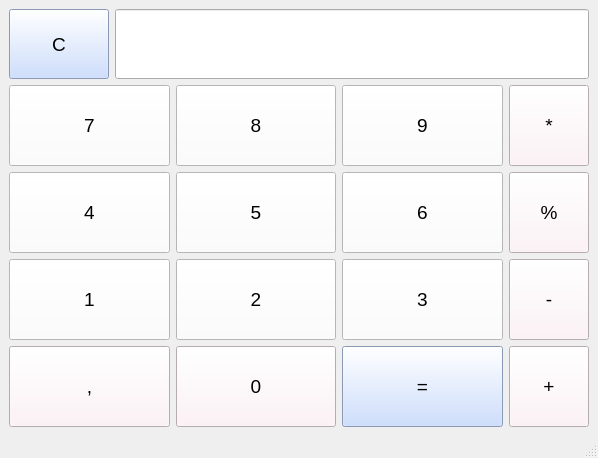
<?xml version="1.0" encoding="UTF-8"?>
<ui version="4.0">
 <class>MainWindow</class>
 <widget class="QMainWindow" name="MainWindow">
  <property name="geometry">
   <rect>
    <x>0</x>
    <y>0</y>
    <width>598</width>
    <height>458</height>
   </rect>
  </property>
  <property name="sizePolicy">
   <sizepolicy hsizetype="Expanding" vsizetype="Expanding">
    <horstretch>0</horstretch>
    <verstretch>0</verstretch>
   </sizepolicy>
  </property>
  <property name="windowTitle">
   <string>MainWindow</string>
  </property>
  <widget class="QWidget" name="centralwidget">
   <layout class="QGridLayout" name="gridLayout_2">
    <item row="2" column="0">
     <layout class="QGridLayout" name="gridLayout">
      <item row="1" column="0">
       <layout class="QGridLayout" name="gridLayout_3">
        <item row="5" column="1">
         <widget class="QPushButton" name="pushButton_6">
          <property name="sizePolicy">
           <sizepolicy hsizetype="Expanding" vsizetype="Expanding">
            <horstretch>0</horstretch>
            <verstretch>0</verstretch>
           </sizepolicy>
          </property>
          <property name="font">
           <font>
            <pointsize>14</pointsize>
            <weight>50</weight>
            <italic>false</italic>
            <bold>false</bold>
           </font>
          </property>
          <property name="styleSheet">
           <string notr="true">background-color: rgb(255, 255, 255)</string>
          </property>
          <property name="text">
           <string>2</string>
          </property>
         </widget>
        </item>
        <item row="11" column="3">
         <widget class="QPushButton" name="pushButton_16">
          <property name="sizePolicy">
           <sizepolicy hsizetype="Minimum" vsizetype="Expanding">
            <horstretch>0</horstretch>
            <verstretch>0</verstretch>
           </sizepolicy>
          </property>
          <property name="font">
           <font>
            <pointsize>14</pointsize>
            <weight>50</weight>
            <italic>false</italic>
            <bold>false</bold>
           </font>
          </property>
          <property name="styleSheet">
           <string notr="true">background-color: rgb(255, 239, 245)</string>
          </property>
          <property name="text">
           <string>+</string>
          </property>
         </widget>
        </item>
        <item row="5" column="2">
         <widget class="QPushButton" name="pushButton_8">
          <property name="sizePolicy">
           <sizepolicy hsizetype="Expanding" vsizetype="Expanding">
            <horstretch>0</horstretch>
            <verstretch>0</verstretch>
           </sizepolicy>
          </property>
          <property name="font">
           <font>
            <pointsize>14</pointsize>
            <weight>50</weight>
            <italic>false</italic>
            <bold>false</bold>
           </font>
          </property>
          <property name="styleSheet">
           <string notr="true">background-color: rgb(255, 255, 255)</string>
          </property>
          <property name="text">
           <string>3</string>
          </property>
         </widget>
        </item>
        <item row="4" column="2">
         <widget class="QPushButton" name="pushButton_9">
          <property name="sizePolicy">
           <sizepolicy hsizetype="Expanding" vsizetype="Expanding">
            <horstretch>0</horstretch>
            <verstretch>0</verstretch>
           </sizepolicy>
          </property>
          <property name="font">
           <font>
            <pointsize>14</pointsize>
            <weight>50</weight>
            <italic>false</italic>
            <bold>false</bold>
           </font>
          </property>
          <property name="styleSheet">
           <string notr="true">background-color: rgb(255, 255, 255)</string>
          </property>
          <property name="text">
           <string>6</string>
          </property>
         </widget>
        </item>
        <item row="5" column="3">
         <widget class="QPushButton" name="pushButton_14">
          <property name="sizePolicy">
           <sizepolicy hsizetype="Minimum" vsizetype="Expanding">
            <horstretch>0</horstretch>
            <verstretch>0</verstretch>
           </sizepolicy>
          </property>
          <property name="font">
           <font>
            <pointsize>14</pointsize>
            <weight>50</weight>
            <italic>false</italic>
            <bold>false</bold>
           </font>
          </property>
          <property name="styleSheet">
           <string notr="true">background-color: rgb(255, 239, 245)</string>
          </property>
          <property name="text">
           <string>-</string>
          </property>
         </widget>
        </item>
        <item row="11" column="0">
         <widget class="QPushButton" name="pushButton_3">
          <property name="sizePolicy">
           <sizepolicy hsizetype="Expanding" vsizetype="Expanding">
            <horstretch>0</horstretch>
            <verstretch>0</verstretch>
           </sizepolicy>
          </property>
          <property name="font">
           <font>
            <pointsize>14</pointsize>
            <weight>50</weight>
            <italic>false</italic>
            <bold>false</bold>
           </font>
          </property>
          <property name="styleSheet">
           <string notr="true">background-color: rgb(255, 239, 245)</string>
          </property>
          <property name="text">
           <string>,</string>
          </property>
         </widget>
        </item>
        <item row="4" column="0">
         <widget class="QPushButton" name="pushButton_11">
          <property name="sizePolicy">
           <sizepolicy hsizetype="Expanding" vsizetype="Expanding">
            <horstretch>0</horstretch>
            <verstretch>0</verstretch>
           </sizepolicy>
          </property>
          <property name="font">
           <font>
            <pointsize>14</pointsize>
            <weight>50</weight>
            <italic>false</italic>
            <bold>false</bold>
           </font>
          </property>
          <property name="styleSheet">
           <string notr="true">background-color: rgb(255, 255, 255)</string>
          </property>
          <property name="text">
           <string>4</string>
          </property>
         </widget>
        </item>
        <item row="5" column="0">
         <widget class="QPushButton" name="pushButton_7">
          <property name="sizePolicy">
           <sizepolicy hsizetype="Expanding" vsizetype="Expanding">
            <horstretch>0</horstretch>
            <verstretch>0</verstretch>
           </sizepolicy>
          </property>
          <property name="font">
           <font>
            <pointsize>14</pointsize>
            <weight>50</weight>
            <italic>false</italic>
            <bold>false</bold>
           </font>
          </property>
          <property name="styleSheet">
           <string notr="true">background-color: rgb(255, 255, 255)</string>
          </property>
          <property name="text">
           <string>1</string>
          </property>
         </widget>
        </item>
        <item row="4" column="3">
         <widget class="QPushButton" name="pushButton_13">
          <property name="sizePolicy">
           <sizepolicy hsizetype="Minimum" vsizetype="Expanding">
            <horstretch>0</horstretch>
            <verstretch>0</verstretch>
           </sizepolicy>
          </property>
          <property name="font">
           <font>
            <pointsize>14</pointsize>
            <weight>50</weight>
            <italic>false</italic>
            <bold>false</bold>
           </font>
          </property>
          <property name="styleSheet">
           <string notr="true">background-color: rgb(255, 239, 245)</string>
          </property>
          <property name="text">
           <string>%</string>
          </property>
         </widget>
        </item>
        <item row="1" column="1">
         <widget class="QPushButton" name="pushButton_4">
          <property name="sizePolicy">
           <sizepolicy hsizetype="Expanding" vsizetype="Expanding">
            <horstretch>0</horstretch>
            <verstretch>0</verstretch>
           </sizepolicy>
          </property>
          <property name="font">
           <font>
            <pointsize>14</pointsize>
            <weight>50</weight>
            <italic>false</italic>
            <bold>false</bold>
           </font>
          </property>
          <property name="styleSheet">
           <string notr="true">background-color: rgb(255, 255, 255)</string>
          </property>
          <property name="text">
           <string>8</string>
          </property>
         </widget>
        </item>
        <item row="4" column="1">
         <widget class="QPushButton" name="pushButton_10">
          <property name="sizePolicy">
           <sizepolicy hsizetype="Expanding" vsizetype="Expanding">
            <horstretch>0</horstretch>
            <verstretch>0</verstretch>
           </sizepolicy>
          </property>
          <property name="font">
           <font>
            <pointsize>14</pointsize>
            <weight>50</weight>
            <italic>false</italic>
            <bold>false</bold>
           </font>
          </property>
          <property name="styleSheet">
           <string notr="true">background-color: rgb(255, 255, 255)</string>
          </property>
          <property name="text">
           <string>5</string>
          </property>
         </widget>
        </item>
        <item row="1" column="2">
         <widget class="QPushButton" name="pushButton_5">
          <property name="sizePolicy">
           <sizepolicy hsizetype="Expanding" vsizetype="Expanding">
            <horstretch>0</horstretch>
            <verstretch>0</verstretch>
           </sizepolicy>
          </property>
          <property name="font">
           <font>
            <pointsize>14</pointsize>
            <weight>50</weight>
            <italic>false</italic>
            <bold>false</bold>
           </font>
          </property>
          <property name="styleSheet">
           <string notr="true">background-color: rgb(255, 255, 255)</string>
          </property>
          <property name="text">
           <string>9</string>
          </property>
         </widget>
        </item>
        <item row="11" column="2">
         <widget class="QPushButton" name="pushButton_15">
          <property name="sizePolicy">
           <sizepolicy hsizetype="Expanding" vsizetype="Expanding">
            <horstretch>0</horstretch>
            <verstretch>0</verstretch>
           </sizepolicy>
          </property>
          <property name="font">
           <font>
            <pointsize>14</pointsize>
            <weight>50</weight>
            <italic>false</italic>
            <bold>false</bold>
           </font>
          </property>
          <property name="styleSheet">
           <string notr="true">background-color: rgb(192, 214, 255)</string>
          </property>
          <property name="text">
           <string>=</string>
          </property>
         </widget>
        </item>
        <item row="1" column="0">
         <widget class="QPushButton" name="pushButton">
          <property name="sizePolicy">
           <sizepolicy hsizetype="Expanding" vsizetype="Expanding">
            <horstretch>0</horstretch>
            <verstretch>0</verstretch>
           </sizepolicy>
          </property>
          <property name="font">
           <font>
            <pointsize>14</pointsize>
            <weight>50</weight>
            <italic>false</italic>
            <bold>false</bold>
           </font>
          </property>
          <property name="styleSheet">
           <string notr="true">background-color: rgb(255, 255, 255)</string>
          </property>
          <property name="text">
           <string>7</string>
          </property>
         </widget>
        </item>
        <item row="1" column="3">
         <widget class="QPushButton" name="pushButton_12">
          <property name="sizePolicy">
           <sizepolicy hsizetype="Minimum" vsizetype="Expanding">
            <horstretch>0</horstretch>
            <verstretch>0</verstretch>
           </sizepolicy>
          </property>
          <property name="font">
           <font>
            <pointsize>14</pointsize>
            <weight>50</weight>
            <italic>false</italic>
            <bold>false</bold>
           </font>
          </property>
          <property name="styleSheet">
           <string notr="true">background-color: rgb(255, 239, 245)</string>
          </property>
          <property name="text">
           <string>*</string>
          </property>
         </widget>
        </item>
        <item row="11" column="1">
         <widget class="QPushButton" name="pushButton_2">
          <property name="sizePolicy">
           <sizepolicy hsizetype="Expanding" vsizetype="Expanding">
            <horstretch>0</horstretch>
            <verstretch>0</verstretch>
           </sizepolicy>
          </property>
          <property name="font">
           <font>
            <pointsize>14</pointsize>
            <weight>50</weight>
            <italic>false</italic>
            <bold>false</bold>
           </font>
          </property>
          <property name="styleSheet">
           <string notr="true">background-color: rgb(255, 239, 245)</string>
          </property>
          <property name="text">
           <string>0</string>
          </property>
         </widget>
        </item>
       </layout>
      </item>
      <item row="0" column="0">
       <layout class="QHBoxLayout" name="horizontalLayout_5">
        <item>
         <widget class="QPushButton" name="pushButton_17">
          <property name="sizePolicy">
           <sizepolicy hsizetype="Minimum" vsizetype="Minimum">
            <horstretch>0</horstretch>
            <verstretch>0</verstretch>
           </sizepolicy>
          </property>
          <property name="minimumSize">
           <size>
            <width>100</width>
            <height>70</height>
           </size>
          </property>
          <property name="font">
           <font>
            <pointsize>14</pointsize>
           </font>
          </property>
          <property name="styleSheet">
           <string notr="true">background-color: rgb(192, 214, 255)</string>
          </property>
          <property name="text">
           <string>C</string>
          </property>
         </widget>
        </item>
        <item>
         <widget class="QLineEdit" name="lineEdit">
          <property name="sizePolicy">
           <sizepolicy hsizetype="Expanding" vsizetype="Minimum">
            <horstretch>0</horstretch>
            <verstretch>0</verstretch>
           </sizepolicy>
          </property>
          <property name="minimumSize">
           <size>
            <width>0</width>
            <height>70</height>
           </size>
          </property>
          <property name="inputMask">
           <string/>
          </property>
          <property name="text">
           <string/>
          </property>
          <property name="alignment">
           <set>Qt::AlignRight|Qt::AlignTrailing|Qt::AlignVCenter</set>
          </property>
          <property name="placeholderText">
           <string/>
          </property>
          <property name="clearButtonEnabled">
           <bool>false</bool>
          </property>
         </widget>
        </item>
       </layout>
      </item>
     </layout>
    </item>
   </layout>
  </widget>
  <widget class="QMenuBar" name="menubar">
   <property name="geometry">
    <rect>
     <x>0</x>
     <y>0</y>
     <width>598</width>
     <height>21</height>
    </rect>
   </property>
  </widget>
  <widget class="QStatusBar" name="statusbar"/>
 </widget>
 <resources/>
 <connections>
  <connection>
   <sender>pushButton_9</sender>
   <signal>clicked()</signal>
   <receiver>MainWindow</receiver>
   <slot>press6()</slot>
   <hints>
    <hint type="sourcelabel">
     <x>405</x>
     <y>236</y>
    </hint>
    <hint type="destinationlabel">
     <x>456</x>
     <y>220</y>
    </hint>
   </hints>
  </connection>
  <connection>
   <sender>pushButton_6</sender>
   <signal>clicked()</signal>
   <receiver>MainWindow</receiver>
   <slot>press2()</slot>
   <hints>
    <hint type="sourcelabel">
     <x>229</x>
     <y>325</y>
    </hint>
    <hint type="destinationlabel">
     <x>210</x>
     <y>430</y>
    </hint>
   </hints>
  </connection>
  <connection>
   <sender>pushButton_3</sender>
   <signal>clicked()</signal>
   <receiver>MainWindow</receiver>
   <slot>comma()</slot>
   <hints>
    <hint type="sourcelabel">
     <x>49</x>
     <y>399</y>
    </hint>
    <hint type="destinationlabel">
     <x>38</x>
     <y>430</y>
    </hint>
   </hints>
  </connection>
  <connection>
   <sender>pushButton_16</sender>
   <signal>clicked()</signal>
   <receiver>MainWindow</receiver>
   <slot>plus()</slot>
   <hints>
    <hint type="sourcelabel">
     <x>554</x>
     <y>399</y>
    </hint>
    <hint type="destinationlabel">
     <x>393</x>
     <y>430</y>
    </hint>
   </hints>
  </connection>
  <connection>
   <sender>pushButton_7</sender>
   <signal>clicked()</signal>
   <receiver>MainWindow</receiver>
   <slot>press1()</slot>
   <hints>
    <hint type="sourcelabel">
     <x>46</x>
     <y>325</y>
    </hint>
    <hint type="destinationlabel">
     <x>6</x>
     <y>339</y>
    </hint>
   </hints>
  </connection>
  <connection>
   <sender>pushButton_13</sender>
   <signal>clicked()</signal>
   <receiver>MainWindow</receiver>
   <slot>divide()</slot>
   <hints>
    <hint type="sourcelabel">
     <x>574</x>
     <y>251</y>
    </hint>
    <hint type="destinationlabel">
     <x>457</x>
     <y>197</y>
    </hint>
   </hints>
  </connection>
  <connection>
   <sender>pushButton_8</sender>
   <signal>clicked()</signal>
   <receiver>MainWindow</receiver>
   <slot>press3()</slot>
   <hints>
    <hint type="sourcelabel">
     <x>448</x>
     <y>325</y>
    </hint>
    <hint type="destinationlabel">
     <x>457</x>
     <y>282</y>
    </hint>
   </hints>
  </connection>
  <connection>
   <sender>pushButton_14</sender>
   <signal>clicked()</signal>
   <receiver>MainWindow</receiver>
   <slot>minus()</slot>
   <hints>
    <hint type="sourcelabel">
     <x>545</x>
     <y>325</y>
    </hint>
    <hint type="destinationlabel">
     <x>459</x>
     <y>341</y>
    </hint>
   </hints>
  </connection>
  <connection>
   <sender>pushButton_11</sender>
   <signal>clicked()</signal>
   <receiver>MainWindow</receiver>
   <slot>press4()</slot>
   <hints>
    <hint type="sourcelabel">
     <x>65</x>
     <y>221</y>
    </hint>
    <hint type="destinationlabel">
     <x>6</x>
     <y>220</y>
    </hint>
   </hints>
  </connection>
  <connection>
   <sender>pushButton_4</sender>
   <signal>clicked()</signal>
   <receiver>MainWindow</receiver>
   <slot>press8()</slot>
   <hints>
    <hint type="sourcelabel">
     <x>301</x>
     <y>177</y>
    </hint>
    <hint type="destinationlabel">
     <x>6</x>
     <y>119</y>
    </hint>
   </hints>
  </connection>
  <connection>
   <sender>pushButton_10</sender>
   <signal>clicked()</signal>
   <receiver>MainWindow</receiver>
   <slot>press5()</slot>
   <hints>
    <hint type="sourcelabel">
     <x>300</x>
     <y>251</y>
    </hint>
    <hint type="destinationlabel">
     <x>2</x>
     <y>196</y>
    </hint>
   </hints>
  </connection>
  <connection>
   <sender>pushButton_5</sender>
   <signal>clicked()</signal>
   <receiver>MainWindow</receiver>
   <slot>press9()</slot>
   <hints>
    <hint type="sourcelabel">
     <x>402</x>
     <y>132</y>
    </hint>
    <hint type="destinationlabel">
     <x>458</x>
     <y>115</y>
    </hint>
   </hints>
  </connection>
  <connection>
   <sender>pushButton_15</sender>
   <signal>clicked()</signal>
   <receiver>MainWindow</receiver>
   <slot>equal()</slot>
   <hints>
    <hint type="sourcelabel">
     <x>447</x>
     <y>399</y>
    </hint>
    <hint type="destinationlabel">
     <x>283</x>
     <y>430</y>
    </hint>
   </hints>
  </connection>
  <connection>
   <sender>pushButton</sender>
   <signal>clicked()</signal>
   <receiver>MainWindow</receiver>
   <slot>press7()</slot>
   <hints>
    <hint type="sourcelabel">
     <x>52</x>
     <y>151</y>
    </hint>
    <hint type="destinationlabel">
     <x>1</x>
     <y>150</y>
    </hint>
   </hints>
  </connection>
  <connection>
   <sender>pushButton_12</sender>
   <signal>clicked()</signal>
   <receiver>MainWindow</receiver>
   <slot>multiply()</slot>
   <hints>
    <hint type="sourcelabel">
     <x>586</x>
     <y>177</y>
    </hint>
    <hint type="destinationlabel">
     <x>457</x>
     <y>156</y>
    </hint>
   </hints>
  </connection>
  <connection>
   <sender>pushButton_2</sender>
   <signal>clicked()</signal>
   <receiver>MainWindow</receiver>
   <slot>press0()</slot>
   <hints>
    <hint type="sourcelabel">
     <x>300</x>
     <y>399</y>
    </hint>
    <hint type="destinationlabel">
     <x>140</x>
     <y>430</y>
    </hint>
   </hints>
  </connection>
  <connection>
   <sender>pushButton_17</sender>
   <signal>clicked()</signal>
   <receiver>MainWindow</receiver>
   <slot>clear()</slot>
   <hints>
    <hint type="sourcelabel">
     <x>33</x>
     <y>47</y>
    </hint>
    <hint type="destinationlabel">
     <x>3</x>
     <y>48</y>
    </hint>
   </hints>
  </connection>
 </connections>
 <slots>
  <slot>press0()</slot>
  <slot>press1()</slot>
  <slot>press2()</slot>
  <slot>press3()</slot>
  <slot>press4()</slot>
  <slot>press5()</slot>
  <slot>press6()</slot>
  <slot>press7()</slot>
  <slot>press8()</slot>
  <slot>press9()</slot>
  <slot>comma()</slot>
  <slot>equal()</slot>
  <slot>divide()</slot>
  <slot>multiply()</slot>
  <slot>plus()</slot>
  <slot>minus()</slot>
  <slot>clear()</slot>
 </slots>
</ui>
